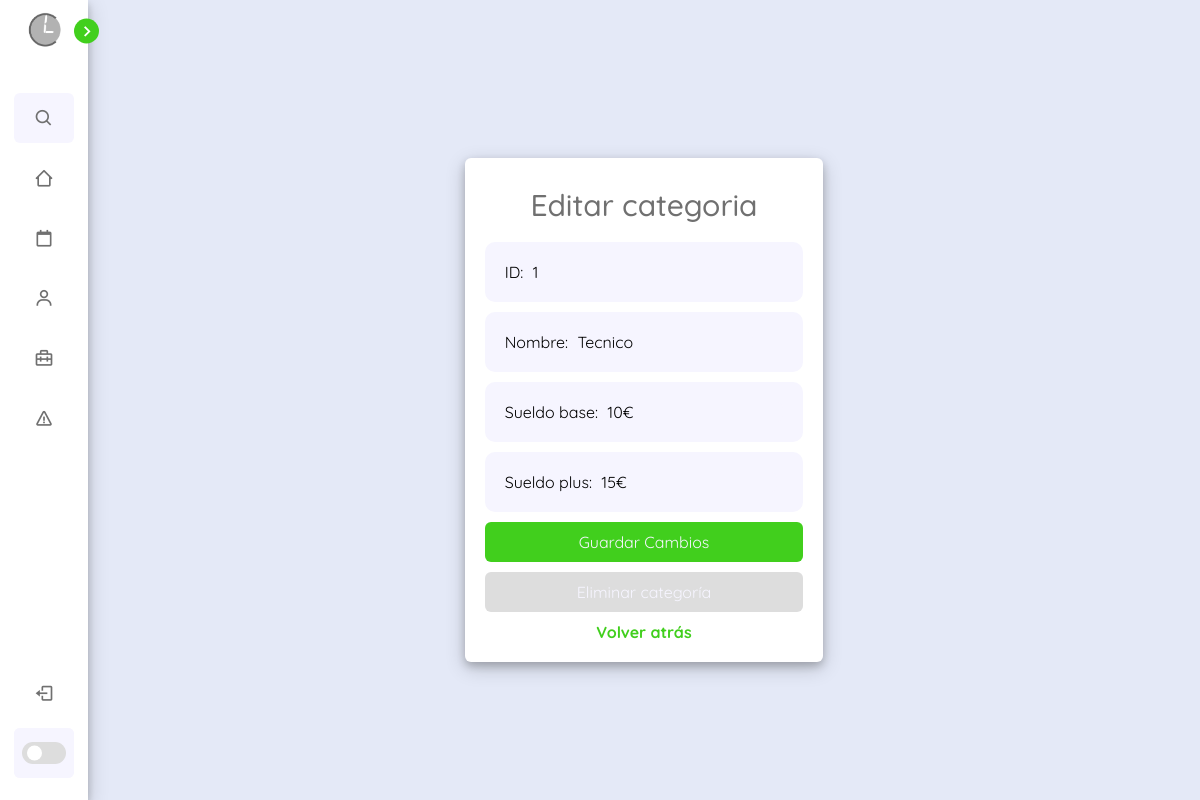
/scripts/php/category/categoryEdit.php?id_categoria=1, run on the app's committed database.
### tables this page shows
CREATE TABLE `categorias` (
  `id_categoria` int(10) NOT NULL,
  `id_departamento` int(10) NOT NULL,
  `nombre` varchar(50) NOT NULL,
  `sueldo_normal` int(9) NOT NULL,
  `sueldo_plus` int(9) NOT NULL
);

### scripts/php/category/categoryEdit.php (the view, shortened to what this page needs)
<!DOCTYPE html>
<html lang="es">
<head>
    <link href="../../../css/dashboard.css" rel="stylesheet" />
    <link href="https://unpkg.com/boxicons@2.1.4/css/boxicons.min.css" rel="stylesheet" />
</head>
<body>
    <nav class="sidebar close">
        <header>
            <div class="image-text">
                <span class="image">
                    <img src="../../../img/cuandoLibro-logo.png" alt="logoClaro" />
                </span>
            </div>
            <i class="bx bx-chevron-right toggle"></i>
        </header>
        <div class="menu-bar">
            <div class="menu">
                <li class="search-box">
                    <i class="bx bx-search icon"></i>
                </li>
                <ul class="menu-links">
                    <li class="nav-links">
                        <a href="../dashboard.php">
                            <i class="bx bx-home-alt-2 icon"></i>
                        </a>
                    </li>
                    <li class="nav-links">
                        <a href="horarios.php">
                            <i class="bx bx-calendar-alt icon"></i>
                        </a>
                    </li>
                    <li class="nav-links">
                        <a href="trabajadores.php">
                            <i class="bx bx-user icon"></i>
                        </a>
                    </li>
                    <li class="nav-links">
                        <a href="#department">
                            <i class="bx bx-briefcase-alt-2 icon"></i>
                        </a>
                    </li>
                    <li class="nav-links">
                        <a href="avisos.php">
                            <i class="bx bx-error icon"></i>
                        </a>
                    </li>
                </ul>
            </div>
            <div class="bottom-content">
                <li class="">
                    <a href="../scripts/php/seguridad/cerrarSesion.php">
                        <i class="bx bx-log-out icon"></i>
                    </a>
                </li>
                <li class="mode">
                    <div class="toogle-switch">
                        <span class="switch"></span>
                    </div>
                </li>
            </div>
        </div>
    </nav>
    <section class="homeTitle" id="department">
    <div class="contenedor-formulario">
            <?php
            include("../seguridad/conexion.php");
            $id_categoria = isset($_GET['id_categoria']) ? $_GET['id_categoria'] : null;
            $id_departamento = isset($_GET['id_departamento']) ? $_GET['id_departamento'] : null;
            $nombre_departamento = isset($_GET['nombre_departamento']) ? $_GET['nombre_departamento'] : null;
            $query_departamentos = "SELECT * FROM categorias WHERE id_categoria = '$id_categoria'";
            $resultado_departamentos = mysqli_query($conexion, $query_departamentos);
            if ($resultado_departamentos->num_rows > 0) {
                $datos_departamentos = mysqli_fetch_assoc($resultado_departamentos);
            ?>
                <form action="categorySave.php" method="get" class="form" id="scheduleForm">
                <h2 class="text">Editar categoria</h2>
                    <label for="id_categoria">ID:
                        <input type="text" name="id_categoria" value="<?php echo $datos_departamentos['id_categoria']; ?>" readonly>
                    </label>
                    <label for="nombre">Nombre:
                        <input type="text" name="nombre" value="<?php echo $datos_departamentos['nombre']; ?>">
                    </label>
                    <label for="sueldo_normal">Sueldo base:
                        <input type="text" name="sueldo_normal" value="<?php echo $datos_departamentos['sueldo_normal'] . "€"; ?>">
                    </label>
                    <label for="sueldo_plus">Sueldo plus:
                        <input type="text" name="sueldo_plus" value="<?php echo $datos_departamentos['sueldo_plus'] . "€"; ?>">
                    </label>
                    <button class="saveButton">Guardar Cambios</button>
                    <button onclick="changeActionAndSubmit()" type="button" class="deleteButton">Eliminar categoría</button>
                    <a href="../../../sites/categorias.php?id_departamento=<?php echo $id_departamento?>&nombre_departamento=<?php echo $nombre_departamento?>">Volver atrás</a>
                </form>
            <?php
            } else {
                echo "No se encontraron datos para el departamento con ID: $id_categoria";
            }
            ?>
        </div>
    </section>
</body>
</html>

### css/dashboard.css (style rules this page uses)
:root { --body-color: #E4E9F7; --sidebar-color: #FFF; --primary-color: #41cf1d; --primary-color-light: #F6F5FF; --toggle-color: #DDD; --text-color: #707070; --box-shadow: 0 4px 8px 0 rgba(0, 0, 0, 0.2), 0 6px 20px 0 rgba(0, 0, 0, 0.19); --tran-02: all 0.2s ease; --tran-03: all 0.3s ease; --tran-04: all 0.4s ease; --tran-05: all 0.5s ease; }
* { margin: 0; padding: 0; box-sizing: border-box; font-family: 'QuickSand', sans-serif; }
body { height: 100vh; background: var(--body-color); transition: var(--tran-02); overflow: auto; }
.sidebar .image { min-width: 60px; display: flex; align-items: center; justify-content: center; }
.sidebar header { position: relative; }
.sidebar li { height: 50px; margin-top: 10px; list-style: none; display: flex; align-items: center; }
.sidebar li .icon { display: flex; align-items: center; justify-content: center; min-width: 60px; font-size: 20px; }
.sidebar li .icon, .sidebar li .text { color: var(--text-color); transition: var(--tran-04); }
.sidebar { position: fixed; top: 0; left: 0; height: 100%; width: 250px; padding: 10px 14px; background: var(--sidebar-color); transition: var(--tran-05); z-index: 100; box-shadow: var(--box-shadow); }
.sidebar.close { width: 88px; }
.sidebar .image-text img { width: 40px; border-radius: 6px; }
.sidebar header .image-text { display: flex; align-items: center; }
.sidebar header .toggle { position: absolute; top: 55%; right: -25px; transform: translateY(-50%); height: 25px; width: 25px; background: var(--primary-color); display: flex; align-items: center; justify-content: center; border-radius: 50%; color: var(--sidebar-color); font-size: 22px; transition: var(--tran-03); cursor: pointer; }
.sidebar .menu { margin-top: 35px; }
.sidebar .search-box { border-radius: 6px; background: var(--primary-color-light); transition: var(--tran-05); }
.sidebar li a { height: 100%; width: 100%; display: flex; align-items: center; text-decoration: none; border-radius: 6px; transition: var(--tran-04); }
.sidebar .menu-bar { height: calc(100% - 50px); display: flex; flex-direction: column; justify-content: space-between; }
.menu-bar .mode { position: relative; border-radius: 6px; background: var(--primary-color-light); }
.menu-bar .mode .toogle-switch { position: absolute; right: 0px; align-items: center; justify-content: center; display: flex; height: 100%; min-width: 60px; cursor: pointer; background: var(--primary-color-light); border-radius: 6px; }
.toogle-switch .switch { position: relative; height: 22px; width: 44px; background: var(--toggle-color); border-radius: 25px; }
.switch::before { content: ''; position: absolute; height: 15px; width: 15px; border-radius: 50%; top: 50%; left: 5px; transform: translateY(-50%); background: var(--sidebar-color); cursor: pointer; transition: var(--tran-03); }
.homeTitle { position: relative; height: 100vh; left: 250px; width: calc(100% - 250px); background: var(--body-color); transition: var(--tran-05); }
.homeTitle .text { font-size: 30px; font-weight: 500; color: var(--text-color); padding: 8px 40px; }
.sidebar.close ~ .homeTitle { left: 88px; width: calc(100% - 88px); }
.contenedor-formulario { display: flex; flex-direction: column; align-items: center; justify-content: center; height: 100vh; }
.form { background-color: var(--sidebar-color); box-shadow: var(--box-shadow); border-radius: 6px; margin-top: 20px; text-align: center; padding: 20px; display: flex; flex-direction: column; gap: 10px; }
.saveButton { color: var(--primary-color-light); border: none; background: var(--primary-color); padding: 10px 15px; cursor: pointer; border-radius: 6px; transition: transform var(--tran-04); }
.deleteButton { color: var(--primary-color-light); border: none; background: var(--toggle-color); padding: 10px 15px; cursor: pointer; border-radius: 6px; transition: var(--tran-04); }
.form a { text-decoration: none; color: var(--primary-color); font-weight: bold; transition: color 0.3s ease; }
.form label { text-align: justify; padding: 20px; background: var(--primary-color-light); border-radius: 10px; }
.form label input { border-radius: 6px; background: var(--primary-color-light); outline: none; border: none; padding: 0 5px; }
.form label input, .saveButton, .deleteButton { font-size: 16px; }
.form label input::placeholder { color: rgba(37, 37, 37, 0.5); }

### data on the page
categorias: id_categoria "1", nombre "Tecnico", sueldo_normal "10€", sueldo_plus "15€"
